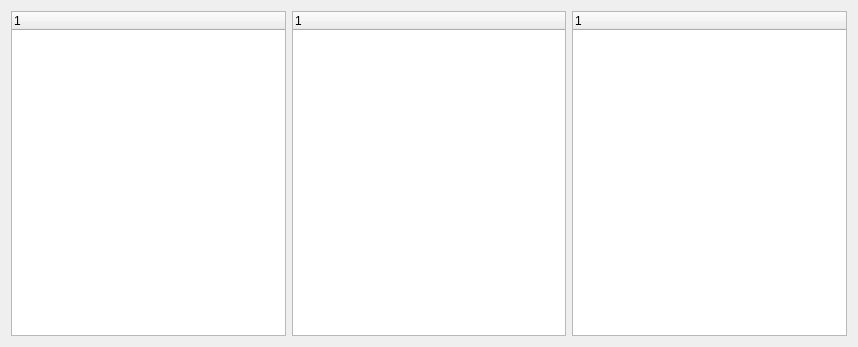
<?xml version="1.0" encoding="UTF-8"?>
<ui version="4.0">
 <class>ViewingGroupDialog</class>
 <widget class="QDialog" name="ViewingGroupDialog">
  <property name="geometry">
   <rect>
    <x>0</x>
    <y>0</y>
    <width>858</width>
    <height>347</height>
   </rect>
  </property>
  <property name="windowTitle">
   <string>Dialog</string>
  </property>
  <layout class="QGridLayout" name="gridLayout_2">
   <item row="0" column="0">
    <layout class="QGridLayout" name="gridLayout">
     <item row="0" column="1">
      <widget class="QTreeWidget" name="standardTreeWidget">
       <column>
        <property name="text">
         <string notr="true">1</string>
        </property>
       </column>
      </widget>
     </item>
     <item row="0" column="0">
      <widget class="QTreeWidget" name="baseTreeWidget">
       <column>
        <property name="text">
         <string notr="true">1</string>
        </property>
       </column>
      </widget>
     </item>
     <item row="0" column="2">
      <widget class="QTreeWidget" name="otherTreeWidget">
       <column>
        <property name="text">
         <string notr="true">1</string>
        </property>
       </column>
      </widget>
     </item>
    </layout>
   </item>
  </layout>
 </widget>
 <resources/>
 <connections/>
</ui>
